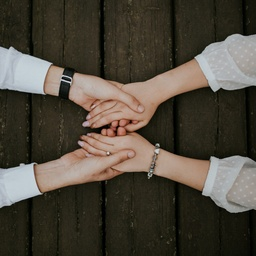
#> input picture image.jpg, 256 x 256 px, shrunk from 3515 x 3515 before the run
$ python 'imageSegmentationUsingRegionGrowing(UnsupervisedSegmentationApproach).py' --INPUTIMAGE image.jpg
#> lines starting #> are read from the running program, lines starting #| are printed output that depends on the picture
import cv2
import numpy as np
import argparse
import random
# This import statement is used to import the python packages or
# modules that required by our program.
# Here we are importing cv2 module which is used for image
# reading and also for displaying images.
# opencv read the images a numpy arrays.
# Here we are also importing argparse
# which is a command-line argument
# parsing library which we are using here
# to parse path to our image files here.


# class pour une pile
class Stack():
    def __init__(self):
        self.item = []
        self.obj = []

    def push(self, value):
        self.item.append(value)

    def pop(self):
        return self.item.pop()

    def size(self):
        return len(self.item)

    def isEmpty(self):
        return self.size() == 0

    def clear(self):
        self.item = []


class regionGrow():

    def __init__(self, im_path, th):
        self.readImage(im_path)
        self.h, self.w, _ = self.im.shape
        self.passedBy = np.zeros((self.h, self.w), np.double)
        self.currentRegion = 0
        self.iterations = 0
        self.SEGS = np.zeros((self.h, self.w, 3), dtype='uint8')
        self.stack = Stack()
        self.thresh = float(th)

    def readImage(self, img_path):
#> called with img_path = 'image.jpg'
        self.im = cv2.imread(img_path, 1)
#> self.im is the input picture: shape (256, 256, 3); mean B, G, R 59.6, 70.8, 77.4

    def getNeighbour(self, x0, y0):
        neighbour = []
        for i in (-1, 0, 1):
            for j in (-1, 0, 1):
                if (i, j) == (0, 0):
                    continue
                x = x0 + i
                y = y0 + j
                if self.limit(x, y):
                    neighbour.append((x, y))
        return neighbour

    def ApplyRegionGrow(self):
        randomseeds = [[self.h / 2, self.w / 2],
                       [self.h / 3, self.w / 3], [2 * self.h / 3, self.w / 3], [self.h / 3 - 10, self.w / 3],
                       [self.h / 3, 2 * self.w / 3], [2 * self.h / 3, 2 * self.w / 3],
                       [self.h / 3 - 10, 2 * self.w / 3],
                       [self.h / 3, self.w - 10], [2 * self.h / 3, self.w - 10], [self.h / 3 - 10, self.w - 10]
                       ]
        np.random.shuffle(randomseeds)
        for x0 in range(self.h):
            for y0 in range(self.w):

                if self.passedBy[x0, y0] == 0 and (
                        int(self.im[x0, y0, 0]) * int(self.im[x0, y0, 1]) * int(self.im[x0, y0, 2]) > 0):
                    self.currentRegion += 1
                    self.passedBy[x0, y0] = self.currentRegion
                    self.stack.push((x0, y0))
                    self.prev_region_count = 0
                    while not self.stack.isEmpty():
                        x, y = self.stack.pop()
                        self.BFS(x, y)
                        self.iterations += 1
                    if (self.PassedAll()):
                        break
                    if (self.prev_region_count < 8 * 8):
                        self.passedBy[self.passedBy == self.currentRegion] = 0
                        x0 = random.randint(x0 - 4, x0 + 4)
                        y0 = random.randint(y0 - 4, y0 + 4)
                        x0 = max(0, x0)
                        y0 = max(0, y0)
                        x0 = min(x0, self.h - 1)
                        y0 = min(y0, self.w - 1)
                        self.currentRegion -= 1
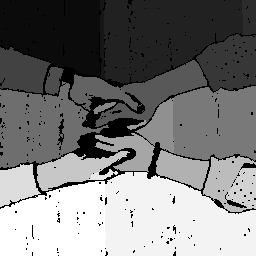
#> self.passedBy: shape (256, 256) float64; min 0, max 23, mean 11.1; drawn with min black and max white

        for i in range(0, self.h):
            for j in range(0, self.w):
                val = self.passedBy[i][j]
                if (val == 0):
                    self.SEGS[i][j] = 255, 255, 255
                else:
                    self.SEGS[i][j] = val * 35, val * 90, val * 30
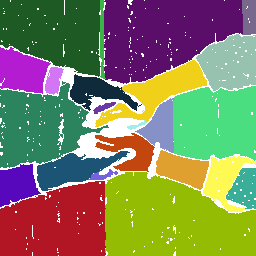
#> self.SEGS: shape (256, 256, 3); mean of channels 0, 1, 2 93.8, 128, 127.5; drawn as B, G, R
        if (self.iterations > 200000):
            print("Max Iterations")
        print("Iterations : " + str(self.iterations))
#| Iterations : 79367
        cv2.imshow("", self.SEGS)
        cv2.waitKey(0)
        cv2.destroyAllWindows()

    def BFS(self, x0, y0):
        regionNum = self.passedBy[x0, y0]
        elems = []
        elems.append((int(self.im[x0, y0, 0]) + int(self.im[x0, y0, 1]) + int(self.im[x0, y0, 2])) / 3)
        var = self.thresh
        neighbours = self.getNeighbour(x0, y0)

        for x, y in neighbours:
            if self.passedBy[x, y] == 0 and self.distance(x, y, x0, y0) < var:
                if (self.PassedAll()):
                    break;
                self.passedBy[x, y] = regionNum
                self.stack.push((x, y))
                elems.append((int(self.im[x, y, 0]) + int(self.im[x, y, 1]) + int(self.im[x, y, 2])) / 3)
                var = np.var(elems)
                self.prev_region_count += 1
            var = max(var, self.thresh)

    def PassedAll(self):

        return self.iterations > 200000 or np.count_nonzero(self.passedBy > 0) == self.w * self.h

    def limit(self, x, y):
        return 0 <= x < self.h and 0 <= y < self.w

    def distance(self, x, y, x0, y0):
        return ((int(self.im[x, y, 0]) - int(self.im[x0, y0, 0])) ** 2 + (
                int(self.im[x, y, 1]) - int(self.im[x0, y0, 1])) ** 2 + (
                        int(self.im[x, y, 2]) - int(self.im[x0, y0, 2])) ** 2) ** 0.5


ap = argparse.ArgumentParser()
ap.add_argument("-i", "--INPUTIMAGE", required=True, help="path to input image file to be read")
ap.add_argument("-th", "--THRESHOLDVALUE", required=False, default=10, help="enter the threshold value")
args = vars(ap.parse_args())


unsupervisedSegmentationProgram = regionGrow(args["INPUTIMAGE"], args["THRESHOLDVALUE"])
unsupervisedSegmentationProgram.ApplyRegionGrow()
